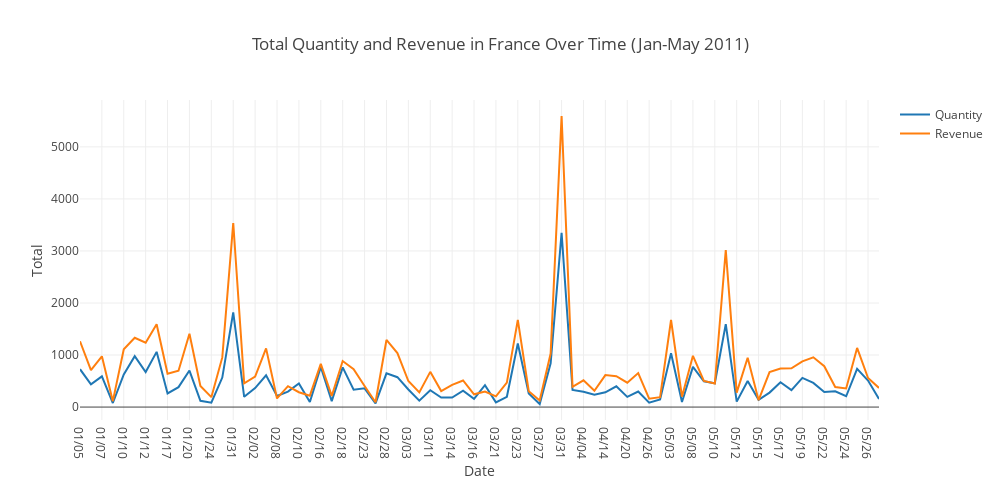

The cell this chart's notebook holds for it:
### Code cell
# Method 3

# Traces
traces = [go.Scatter(x=france_qty_rvn.index, y=france_qty_rvn[column], name=column) 
          for column in france_qty_rvn.columns];

# Layout
layout = go.Layout(width=1000, height=500,
                   xaxis=go.layout.XAxis(title=go.layout.xaxis.Title(text='Date')),
                   yaxis=go.layout.YAxis(title=go.layout.yaxis.Title(text='Total')),
                   title=go.layout.Title(text='Total Quantity and Revenue in France Over Time (Jan-May 2011)'));

# Plot
py.iplot(go.Figure(data=traces, layout=layout));

### Figure 1 — Plotly figure (JSON) as saved in the notebook; plotly's stock layout.template omitted (floating-point values rounded to 4 significant figures)
{"data": [{"name": "Quantity", "type": "scatter", "uid": "4713572c-6d91-496a-b886-d7c02aeb8525", "x": ["01/05", "01/06", "01/07", "01/09", "01/10", "01/11", "01/12", "01/14", "01/17", "01/19", "01/20", "01/23", "01/24", "01/28", "01/31", "02/01", "02/02", "02/04", "02/08", "02/09", "02/10", "02/15", "02/16", "02/17", "02/18", "02/21", "02/23", "02/27", "02/28", "03/01", "03/03", "03/04", "03/11", "03/13", "03/14", "03/15", "03/16", "03/20", "03/21", "03/22", "03/23", "03/25", "03/27", "03/28", "03/31", "04/01", "04/04", "04/07", "04/14", "04/17", "04/20", "04/21", "04/26", "04/28", "05/03", "05/05", "05/08", "05/09", "05/10", "05/11", "05/12", "05/13", "05/15", "05/16", "05/17", "05/18", "05/19", "05/20", "05/22", "05/23", "05/24", "05/25", "05/26", "05/27"], "y": [728, 438, 591, 78, 628, 978, 672, 1061, 263, 383, 702, 120, 84, 567, 1819, 197, 365, 611, 214, 298, 452, 96, 772, 114, 763, 333, 360, 70, 649, 574, 338, 123, 323, 183, 184, 314, 159, 422, 90, 198, 1221, 261, 59, 842, 3349, 328, 293, 236, 284, 400, 196, 298, 84, 146, 1036, 98, 773, 494, 458, 1593, 105, 502, 140, 278, 476, 327, 560, 464, 291, 304, 208, 734, 510, 155]}, {"name": "Revenue", "type": "scatter", "uid": "52b1928d-5222-45cf-9ff3-9499703c4c46", "x": ["01/05", "01/06", "01/07", "01/09", "01/10", "01/11", "01/12", "01/14", "01/17", "01/19", "01/20", "01/23", "01/24", "01/28", "01/31", "02/01", "02/02", "02/04", "02/08", "02/09", "02/10", "02/15", "02/16", "02/17", "02/18", "02/21", "02/23", "02/27", "02/28", "03/01", "03/03", "03/04", "03/11", "03/13", "03/14", "03/15", "03/16", "03/20", "03/21", "03/22", "03/23", "03/25", "03/27", "03/28", "03/31", "04/01", "04/04", "04/07", "04/14", "04/17", "04/20", "04/21", "04/26", "04/28", "05/03", "05/05", "05/08", "05/09", "05/10", "05/11", "05/12", "05/13", "05/15", "05/16", "05/17", "05/18", "05/19", "05/20", "05/22", "05/23", "05/24", "05/25", "05/26", "05/27"], "y": [1265.0, 709.0, 975.1, 114.0, 1112.0, 1333.0, 1236.0, 1592.0, 642.1, 698.8, 1409.0, 406.5, 190.2, 953.8, 3538.0, 456.8, 587.4, 1129.0, 165.9, 401.0, 285.6, 219.6, 829.7, 214, 884.6, 728.8, 403.8, 92.6, 1290.0, 1038.0, 501.2, 281.2, 676.9, 307.3, 425.4, 511.5, 244.8, 298.0, 205.9, 470.0, 1675.0, 303.9, 128.1, 1028.0, 5594.0, 390.8, 513.6, 312.2, 615.2, 594.2, 469.2, 652.6, 160.5, 191.1, 1673.0, 200, 984.4, 500.9, 453.1, 3019.0, 278.5, 946.5, 133.4, 672.6, 739.6, 743.5, 878.5, 956.4, 784.7, 386.0, 357.3, 1137.0, 558.5, 367.1]}], "layout": {"height": 500, "title": {"text": "Total Quantity and Revenue in France Over Time (Jan-May 2011)"}, "width": 1000, "xaxis": {"title": {"text": "Date"}}, "yaxis": {"title": {"text": "Total"}}}}
